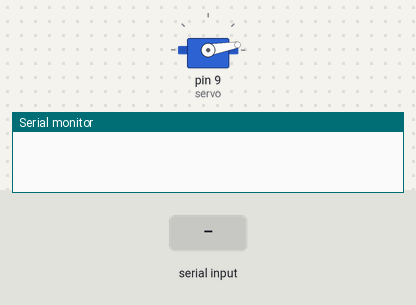
The sketch below on a simulated Arduino Uno, built with avr-gcc and run on an emulated ATmega328P. On the bench: servo, the last lines printed to the serial monitor. The inputs (shaded band) are chosen by the test bench.

Above: at 1.2 s.
1.3 s: "1" received over Serial
At 1.51 s:
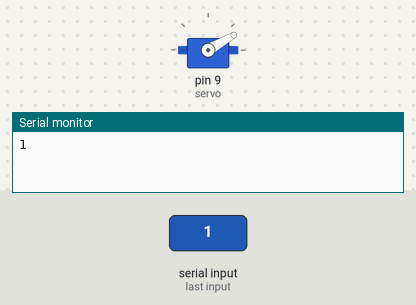
At 3.2 s:
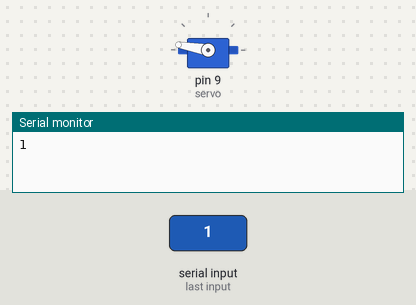
4.3 s: "2" received over Serial
At 4.51 s:
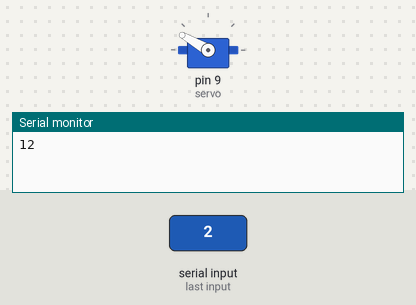
Timing chart, 0 to 7.3 s (numbered marks = the images above; inputs shaded):
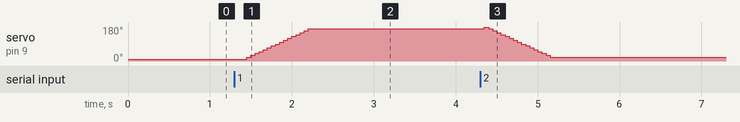

Measured:
- after the input at 1.3 s, servo on pin 9 (servo): moves from 10° to 170° over 0.75 s, starting after 0.15 s

The sketch:

Servo_java.ino
```cpp
#include <Servo.h>
Servo servo;
int angle=10;
int byteRead;
void setup() {
  Serial.begin(9600);
   servo.attach(9);
  servo.write(angle);
}

void loop() {

 if(Serial.available( )>0){
  byteRead = Serial.read();
  Serial.write(byteRead);
if ( (byteRead)=='1')
   for(angle = 10; angle < 180; angle+=10)
  {
    servo.write(angle);
    delay(50);
  }
   else  if ( (byteRead)=='2')
   for(angle = 180; angle > 10; angle-=10)
  {
    servo.write(angle);
    delay(50);
  }
  }
    delay(700);
}
```
